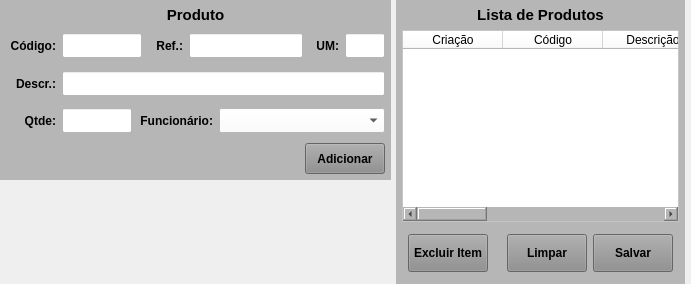
     <widget class="QWidget" name="widget_2" native="true">
      <property name="styleSheet">
       <string notr="true"/>
      </property>
      <layout class="QHBoxLayout" name="horizontalLayout_3">
       <property name="spacing">
        <number>5</number>
       </property>
       <property name="leftMargin">
        <number>0</number>
       </property>
       <property name="topMargin">
        <number>0</number>
       </property>
       <property name="rightMargin">
        <number>0</number>
       </property>
       <property name="bottomMargin">
        <number>0</number>
       </property>
       <item>
        <widget class="QWidget" name="widget_4" native="true">
         <property name="minimumSize">
          <size>
           <width>391</width>
           <height>0</height>
          </size>
         </property>
         <property name="maximumSize">
          <size>
           <width>391</width>
           <height>16777215</height>
          </size>
         </property>
         <property name="styleSheet">
          <string notr="true"/>
         </property>
         <layout class="QVBoxLayout" name="verticalLayout_2">
          <property name="spacing">
           <number>6</number>
          </property>
          <property name="leftMargin">
           <number>0</number>
          </property>
          <property name="topMargin">
           <number>0</number>
          </property>
          <property name="rightMargin">
           <number>0</number>
          </property>
          <property name="bottomMargin">
           <number>0</number>
          </property>
          <item>
           <widget class="QWidget" name="widget_6" native="true">
            <property name="minimumSize">
             <size>
              <width>0</width>
              <height>180</height>
             </size>
            </property>
            <property name="maximumSize">
             <size>
              <width>16777215</width>
              <height>180</height>
             </size>
            </property>
            <property name="styleSheet">
             <string notr="true">background-color: rgb(182, 182, 182);</string>
            </property>
            <layout class="QVBoxLayout" name="verticalLayout_3">
             <property name="leftMargin">
              <number>6</number>
             </property>
             <property name="topMargin">
              <number>6</number>
             </property>
             <property name="rightMargin">
              <number>6</number>
             </property>
             <property name="bottomMargin">
              <number>6</number>
             </property>
             <item>
              <widget class="QLabel" name="label_2">
               <property name="minimumSize">
                <size>
                 <width>0</width>
                 <height>18</height>
                </size>
               </property>
               <property name="maximumSize">
                <size>
                 <width>16777215</width>
                 <height>18</height>
                </size>
               </property>
               <property name="font">
                <font>
                 <pointsize>11</pointsize>
                 <weight>75</weight>
                 <bold>true</bold>
                </font>
               </property>
               <property name="text">
                <string>Produto</string>
               </property>
               <property name="alignment">
                <set>Qt::AlignCenter</set>
               </property>
              </widget>
             </item>
             <item>
              <widget class="QWidget" name="widget_10" native="true">
               <property name="minimumSize">
                <size>
                 <width>0</width>
                 <height>25</height>
                </size>
               </property>
               <layout class="QHBoxLayout" name="horizontalLayout_6">
                <property name="leftMargin">
                 <number>0</number>
                </property>
                <property name="topMargin">
                 <number>0</number>
                </property>
                <property name="rightMargin">
                 <number>0</number>
                </property>
                <property name="bottomMargin">
                 <number>0</number>
                </property>
                <item>
                 <widget class="QLabel" name="label_57">
                  <property name="minimumSize">
                   <size>
                    <width>50</width>
                    <height>0</height>
                   </size>
                  </property>
                  <property name="maximumSize">
                   <size>
                    <width>50</width>
                    <height>16777215</height>
                   </size>
                  </property>
                  <property name="font">
                   <font>
                    <pointsize>9</pointsize>
                    <weight>75</weight>
                    <bold>true</bold>
                   </font>
                  </property>
                  <property name="text">
                   <string>Código:</string>
                  </property>
                  <property name="alignment">
                   <set>Qt::AlignRight|Qt::AlignTrailing|Qt::AlignVCenter</set>
                  </property>
                 </widget>
                </item>
                <item>
                 <widget class="QLineEdit" name="line_Codigo">
                  <property name="sizePolicy">
                   <sizepolicy hsizetype="Preferred" vsizetype="Preferred">
                    <horstretch>0</horstretch>
                    <verstretch>0</verstretch>
                   </sizepolicy>
                  </property>
                  <property name="minimumSize">
                   <size>
                    <width>50</width>
                    <height>25</height>
                   </size>
                  </property>
                  <property name="maximumSize">
                   <size>
                    <width>80</width>
                    <height>25</height>
                   </size>
                  </property>
                  <property name="font">
                   <font>
                    <pointsize>9</pointsize>
                   </font>
                  </property>
                  <property name="styleSheet">
                   <string notr="true">background-color: rgb(255, 255, 255);</string>
                  </property>
                  <property name="alignment">
                   <set>Qt::AlignCenter</set>
                  </property>
                 </widget>
                </item>
                <item>
                 <widget class="QLabel" name="label_58">
                  <property name="minimumSize">
                   <size>
                    <width>0</width>
                    <height>0</height>
                   </size>
                  </property>
                  <property name="maximumSize">
                   <size>
                    <width>35</width>
                    <height>16777215</height>
                   </size>
                  </property>
                  <property name="font">
                   <font>
                    <pointsize>9</pointsize>
                    <weight>75</weight>
                    <bold>true</bold>
                   </font>
                  </property>
                  <property name="text">
                   <string>Ref.:</string>
                  </property>
                  <property name="alignment">
                   <set>Qt::AlignRight|Qt::AlignTrailing|Qt::AlignVCenter</set>
                  </property>
                 </widget>
                </item>
                <item>
                 <widget class="QLineEdit" name="line_Referencia">
                  <property name="sizePolicy">
                   <sizepolicy hsizetype="Preferred" vsizetype="Preferred">
                    <horstretch>0</horstretch>
                    <verstretch>0</verstretch>
                   </sizepolicy>
                  </property>
                  <property name="minimumSize">
                   <size>
                    <width>0</width>
                    <height>25</height>
                   </size>
                  </property>
                  <property name="maximumSize">
                   <size>
                    <width>16777215</width>
                    <height>25</height>
                   </size>
                  </property>
                  <property name="font">
                   <font>
                    <pointsize>9</pointsize>
                   </font>
                  </property>
                  <property name="cursor">
                   <cursorShape>IBeamCursor</cursorShape>
                  </property>
                  <property name="styleSheet">
                   <string notr="true">background-color: rgb(255, 255, 255);</string>
                  </property>
                  <property name="inputMask">
                   <string/>
                  </property>
                  <property name="text">
                   <string/>
                  </property>
                  <property name="maxLength">
                   <number>20</number>
                  </property>
                  <property name="frame">
                   <bool>true</bool>
                  </property>
                  <property name="echoMode">
                   <enum>QLineEdit::Normal</enum>
                  </property>
                  <property name="alignment">
                   <set>Qt::AlignLeading|Qt::AlignLeft|Qt::AlignVCenter</set>
                  </property>
                 </widget>
                </item>
                <item>
                 <widget class="QLabel" name="label_23">
                  <property name="minimumSize">
                   <size>
                    <width>25</width>
                    <height>0</height>
                   </size>
                  </property>
                  <property name="maximumSize">
                   <size>
                    <width>30</width>
                    <height>16777215</height>
                   </size>
                  </property>
                  <property name="font">
                   <font>
                    <pointsize>9</pointsize>
                    <weight>75</weight>
                    <bold>true</bold>
                   </font>
                  </property>
                  <property name="text">
                   <string>UM:</string>
                  </property>
                  <property name="alignment">
                   <set>Qt::AlignRight|Qt::AlignTrailing|Qt::AlignVCenter</set>
                  </property>
                 </widget>
                </item>
                <item>
                 <widget class="QLineEdit" name="line_UM">
                  <property name="sizePolicy">
                   <sizepolicy hsizetype="Preferred" vsizetype="Preferred">
                    <horstretch>0</horstretch>
                    <verstretch>0</verstretch>
                   </sizepolicy>
                  </property>
                  <property name="minimumSize">
                   <size>
                    <width>40</width>
                    <height>25</height>
                   </size>
                  </property>
                  <property name="maximumSize">
                   <size>
                    <width>40</width>
                    <height>25</height>
                   </size>
                  </property>
                  <property name="font">
                   <font>
                    <pointsize>9</pointsize>
                   </font>
                  </property>
                  <property name="styleSheet">
                   <string notr="true">background-color: rgb(255, 255, 255);</string>
                  </property>
                  <property name="alignment">
                   <set>Qt::AlignCenter</set>
                  </property>
                 </widget>
                </item>
               </layout>
              </widget>
             </item>
             <item>
              <widget class="QWidget" name="widget_8" native="true">
               <property name="minimumSize">
                <size>
                 <width>0</width>
                 <height>25</height>
                </size>
               </property>
               <layout class="QHBoxLayout" name="horizontalLayout_4">
                <property name="leftMargin">
                 <number>0</number>
                </property>
                <property name="topMargin">
                 <number>0</number>
                </property>
                <property name="rightMargin">
                 <number>0</number>
                </property>
                <property name="bottomMargin">
                 <number>0</number>
                </property>
                <item>
                 <widget class="QLabel" name="label_59">
                  <property name="minimumSize">
                   <size>
                    <width>50</width>
                    <height>0</height>
                   </size>
                  </property>
                  <property name="maximumSize">
                   <size>
                    <width>50</width>
                    <height>16777215</height>
                   </size>
                  </property>
                  <property name="font">
                   <font>
                    <pointsize>9</pointsize>
                    <weight>75</weight>
                    <bold>true</bold>
                   </font>
                  </property>
                  <property name="text">
                   <string>Descr.:</string>
                  </property>
                  <property name="alignment">
                   <set>Qt::AlignRight|Qt::AlignTrailing|Qt::AlignVCenter</set>
                  </property>
                 </widget>
                </item>
                <item>
                 <widget class="QLineEdit" name="line_Descricao">
                  <property name="sizePolicy">
                   <sizepolicy hsizetype="Preferred" vsizetype="Preferred">
                    <horstretch>0</horstretch>
                    <verstretch>0</verstretch>
                   </sizepolicy>
                  </property>
                  <property name="minimumSize">
                   <size>
                    <width>0</width>
                    <height>25</height>
                   </size>
                  </property>
                  <property name="maximumSize">
                   <size>
                    <width>16777215</width>
                    <height>25</height>
                   </size>
                  </property>
                  <property name="font">
                   <font>
                    <pointsize>9</pointsize>
                   </font>
                  </property>
                  <property name="styleSheet">
                   <string notr="true">background-color: rgb(255, 255, 255);</string>
                  </property>
                  <property name="text">
                   <string/>
                  </property>
                  <property name="maxLength">
                   <number>45</number>
                  </property>
                  <property name="alignment">
                   <set>Qt::AlignLeading|Qt::AlignLeft|Qt::AlignVCenter</set>
                  </property>
                 </widget>
                </item>
               </layout>
              </widget>
             </item>
             <item>
              <widget class="QWidget" name="widget_18" native="true">
               <property name="minimumSize">
                <size>
                 <width>0</width>
                 <height>25</height>
                </size>
               </property>
               <layout class="QHBoxLayout" name="horizontalLayout_11">
                <property name="spacing">
                 <number>6</number>
                </property>
                <property name="leftMargin">
                 <number>0</number>
                </property>
                <property name="topMargin">
                 <number>0</number>
                </property>
                <property name="rightMargin">
                 <number>0</number>
                </property>
                <property name="bottomMargin">
                 <number>0</number>
                </property>
                <item>
                 <widget class="QLabel" name="label_33">
                  <property name="minimumSize">
                   <size>
                    <width>50</width>
                    <height>0</height>
                   </size>
                  </property>
                  <property name="maximumSize">
                   <size>
                    <width>50</width>
                    <height>16777215</height>
                   </size>
                  </property>
                  <property name="font">
                   <font>
                    <pointsize>9</pointsize>
                    <weight>75</weight>
                    <bold>true</bold>
                   </font>
                  </property>
                  <property name="text">
                   <string>Qtde:</string>
                  </property>
                  <property name="alignment">
                   <set>Qt::AlignRight|Qt::AlignTrailing|Qt::AlignVCenter</set>
                  </property>
                 </widget>
                </item>
                <item>
                 <widget class="QLineEdit" name="line_Qtde">
                  <property name="sizePolicy">
                   <sizepolicy hsizetype="Preferred" vsizetype="Preferred">
                    <horstretch>0</horstretch>
                    <verstretch>0</verstretch>
                   </sizepolicy>
                  </property>
                  <property name="minimumSize">
                   <size>
                    <width>70</width>
                    <height>25</height>
                   </size>
                  </property>
                  <property name="maximumSize">
                   <size>
                    <width>70</width>
                    <height>25</height>
                   </size>
                  </property>
                  <property name="font">
                   <font>
                    <pointsize>9</pointsize>
                   </font>
                  </property>
                  <property name="cursor">
                   <cursorShape>IBeamCursor</cursorShape>
                  </property>
                  <property name="styleSheet">
                   <string notr="true">background-color: rgb(255, 255, 255);</string>
                  </property>
                  <property name="inputMask">
                   <string/>
                  </property>
                  <property name="text">
                   <string/>
                  </property>
                  <property name="frame">
                   <bool>true</bool>
                  </property>
                  <property name="echoMode">
                   <enum>QLineEdit::Normal</enum>
                  </property>
                  <property name="alignment">
                   <set>Qt::AlignCenter</set>
                  </property>
                 </widget>
                </item>
                <item>
                 <widget class="QLabel" name="label_34">
                  <property name="minimumSize">
                   <size>
                    <width>75</width>
                    <height>0</height>
                   </size>
                  </property>
                  <property name="maximumSize">
                   <size>
                    <width>75</width>
                    <height>16777215</height>
                   </size>
                  </property>
                  <property name="font">
                   <font>
                    <pointsize>9</pointsize>
                    <weight>75</weight>
                    <bold>true</bold>
                   </font>
                  </property>
                  <property name="text">
                   <string>Funcionário:</string>
                  </property>
                  <property name="alignment">
                   <set>Qt::AlignRight|Qt::AlignTrailing|Qt::AlignVCenter</set>
                  </property>
                 </widget>
                </item>
                <item>
                 <widget class="QComboBox" name="combo_Funcionario">
                  <property name="sizePolicy">
                   <sizepolicy hsizetype="Preferred" vsizetype="Preferred">
                    <horstretch>0</horstretch>
                    <verstretch>0</verstretch>
                   </sizepolicy>
                  </property>
                  <property name="minimumSize">
                   <size>
                    <width>0</width>
                    <height>25</height>
                   </size>
                  </property>
                  <property name="maximumSize">
                   <size>
                    <width>16777215</width>
                    <height>25</height>
                   </size>
                  </property>
                  <property name="font">
                   <font>
                    <pointsize>9</pointsize>
                   </font>
                  </property>
                  <property name="styleSheet">
                   <string notr="true">background-color: rgb(255, 255, 255);</string>
                  </property>
                  <item>
                   <property name="text">
                    <string/>
                   </property>
                  </item>
                 </widget>
                </item>
               </layout>
              </widget>
             </item>
             <item>
              <widget class="QWidget" name="widget_9" native="true">
               <layout class="QHBoxLayout" name="horizontalLayout_5">
                <property name="leftMargin">
                 <number>0</number>
                </property>
                <property name="topMargin">
                 <number>0</number>
                </property>
                <property name="rightMargin">
                 <number>0</number>
                </property>
                <property name="bottomMargin">
                 <number>0</number>
                </property>
                <item>
                 <widget class="QLabel" name="label_3">
                  <property name="text">
                   <string/>
                  </property>
                 </widget>
                </item>
                <item>
                 <widget class="QPushButton" name="btn_Adicionar">
                  <property name="sizePolicy">
                   <sizepolicy hsizetype="Fixed" vsizetype="Preferred">
                    <horstretch>0</horstretch>
                    <verstretch>0</verstretch>
                   </sizepolicy>
                  </property>
                  <property name="maximumSize">
                   <size>
                    <width>80</width>
                    <height>16777215</height>
                   </size>
                  </property>
                  <property name="font">
                   <font>
                    <pointsize>9</pointsize>
                    <weight>75</weight>
                    <bold>true</bold>
                   </font>
                  </property>
                  <property name="cursor">
                   <cursorShape>PointingHandCursor</cursorShape>
                  </property>
                  <property name="styleSheet">
                   <string notr="true">background-color: rgb(141, 141, 141);</string>
                  </property>
                  <property name="text">
                   <string>Adicionar</string>
                  </property>
                 </widget>
                </item>
               </layout>
              </widget>
             </item>
            </layout>
           </widget>
          </item>
          <item>
           <widget class="QWidget" name="widget_7" native="true"/>
          </item>
         </layout>
        </widget>
       </item>
       <item>
        <widget class="QWidget" name="widget_5" native="true">
         <property name="styleSheet">
          <string notr="true"/>
         </property>
         <layout class="QVBoxLayout" name="verticalLayout_5">
          <property name="leftMargin">
           <number>0</number>
          </property>
          <property name="topMargin">
           <number>0</number>
          </property>
          <property name="rightMargin">
           <number>6</number>
          </property>
          <property name="bottomMargin">
           <number>0</number>
          </property>
          <item>
           <widget class="QWidget" name="widget_11" native="true">
            <property name="styleSheet">
             <string notr="true">background-color: rgb(182, 182, 182);</string>
            </property>
            <layout class="QVBoxLayout" name="verticalLayout_4">
             <property name="leftMargin">
              <number>6</number>
             </property>
             <property name="topMargin">
              <number>6</number>
             </property>
             <property name="rightMargin">
              <number>6</number>
             </property>
             <property name="bottomMargin">
              <number>6</number>
             </property>
             <item>
              <widget class="QLabel" name="label_5">
               <property name="minimumSize">
                <size>
                 <width>0</width>
                 <height>18</height>
                </size>
               </property>
               <property name="maximumSize">
                <size>
                 <width>16777215</width>
                 <height>18</height>
                </size>
               </property>
               <property name="font">
                <font>
                 <pointsize>11</pointsize>
                 <weight>75</weight>
                 <bold>true</bold>
                </font>
               </property>
               <property name="text">
                <string>Lista de Produtos</string>
               </property>
               <property name="alignment">
                <set>Qt::AlignCenter</set>
               </property>
              </widget>
             </item>
             <item>
              <widget class="QTableWidget" name="table_Lista">
               <property name="sizePolicy">
                <sizepolicy hsizetype="Preferred" vsizetype="Preferred">
                 <horstretch>0</horstretch>
                 <verstretch>0</verstretch>
                </sizepolicy>
               </property>
               <property name="font">
                <font>
                 <pointsize>9</pointsize>
                </font>
               </property>
               <property name="styleSheet">
                <string notr="true">background-color: rgb(255, 255, 255);</string>
               </property>
               <attribute name="verticalHeaderDefaultSectionSize">
                <number>0</number>
               </attribute>
               <attribute name="verticalHeaderMinimumSectionSize">
                <number>0</number>
               </attribute>
               <column>
                <property name="text">
                 <string>Criação</string>
                </property>
               </column>
               <column>
                <property name="text">
                 <string>Código</string>
                </property>
               </column>
               <column>
                <property name="text">
                 <string>Descrição</string>
                </property>
               </column>
               <column>
                <property name="text">
                 <string>Referência</string>
                </property>
               </column>
               <column>
                <property name="text">
                 <string>UM</string>
                </property>
               </column>
               <column>
                <property name="text">
                 <string>Qtde</string>
                </property>
               </column>
               <column>
                <property name="text">
                 <string>Funcionário</string>
                </property>
               </column>
              </widget>
             </item>
             <item>
              <widget class="QWidget" name="widget_3" native="true">
               <property name="minimumSize">
                <size>
                 <width>0</width>
                 <height>50</height>
                </size>
               </property>
               <property name="maximumSize">
                <size>
                 <width>16777215</width>
                 <height>50</height>
                </size>
               </property>
               <property name="styleSheet">
                <string notr="true">background-color: rgb(182, 182, 182);</string>
               </property>
               <layout class="QHBoxLayout" name="horizontalLayout_2">
                <property name="spacing">
                 <number>6</number>
                </property>
                <property name="leftMargin">
                 <number>6</number>
                </property>
                <property name="topMargin">
                 <number>6</number>
                </property>
                <property name="rightMargin">
                 <number>6</number>
                </property>
                <property name="bottomMargin">
                 <number>6</number>
                </property>
                <item>
                 <widget class="QPushButton" name="btn_Excluir">
                  <property name="sizePolicy">
                   <sizepolicy hsizetype="Fixed" vsizetype="Preferred">
                    <horstretch>0</horstretch>
                    <verstretch>0</verstretch>
                   </sizepolicy>
                  </property>
                  <property name="maximumSize">
                   <size>
                    <width>80</width>
                    <height>16777215</height>
                   </size>
                  </property>
                  <property name="font">
                   <font>
                    <pointsize>9</pointsize>
                    <weight>75</weight>
                    <bold>true</bold>
                   </font>
                  </property>
                  <property name="cursor">
                   <cursorShape>PointingHandCursor</cursorShape>
                  </property>
                  <property name="layoutDirection">
                   <enum>Qt::LeftToRight</enum>
                  </property>
                  <property name="autoFillBackground">
                   <bool>false</bool>
                  </property>
                  <property name="styleSheet">
                   <string notr="true">background-color: rgb(141, 141, 141);</string>
                  </property>
                  <property name="text">
                   <string>Excluir Item</string>
                  </property>
                  <property name="checkable">
                   <bool>false</bool>
                  </property>
                  <property name="autoDefault">
                   <bool>false</bool>
                  </property>
                  <property name="default">
                   <bool>false</bool>
                  </property>
                  <property name="flat">
                   <bool>false</bool>
                  </property>
                 </widget>
                </item>
                <item>
                 <widget class="QLabel" name="label">
                  <property name="text">
                   <string/>
                  </property>
                 </widget>
                </item>
                <item>
                 <widget class="QPushButton" name="btn_Limpar">
                  <property name="sizePolicy">
                   <sizepolicy hsizetype="Fixed" vsizetype="Preferred">
                    <horstretch>0</horstretch>
                    <verstretch>0</verstretch>
                   </sizepolicy>
                  </property>
                  <property name="maximumSize">
                   <size>
                    <width>80</width>
                    <height>16777215</height>
                   </size>
                  </property>
                  <property name="font">
                   <font>
                    <pointsize>9</pointsize>
                    <weight>75</weight>
                    <bold>true</bold>
                   </font>
                  </property>
                  <property name="cursor">
                   <cursorShape>PointingHandCursor</cursorShape>
                  </property>
                  <property name="layoutDirection">
                   <enum>Qt::LeftToRight</enum>
                  </property>
                  <property name="autoFillBackground">
                   <bool>false</bool>
                  </property>
                  <property name="styleSheet">
                   <string notr="true">background-color: rgb(141, 141, 141);</string>
                  </property>
                  <property name="text">
                   <string>Limpar</string>
                  </property>
                  <property name="checkable">
                   <bool>false</bool>
                  </property>
                  <property name="autoDefault">
                   <bool>false</bool>
                  </property>
                  <property name="default">
                   <bool>false</bool>
                  </property>
                  <property name="flat">
                   <bool>false</bool>
                  </property>
                 </widget>
                </item>
                <item>
                 <widget class="QPushButton" name="btn_Salvar">
                  <property name="sizePolicy">
                   <sizepolicy hsizetype="Fixed" vsizetype="Preferred">
                    <horstretch>0</horstretch>
                    <verstretch>0</verstretch>
                   </sizepolicy>
                  </property>
                  <property name="maximumSize">
                   <size>
                    <width>80</width>
                    <height>16777215</height>
                   </size>
                  </property>
                  <property name="font">
                   <font>
                    <pointsize>9</pointsize>
                    <weight>75</weight>
                    <bold>true</bold>
                   </font>
                  </property>
                  <property name="cursor">
                   <cursorShape>PointingHandCursor</cursorShape>
                  </property>
                  <property name="styleSheet">
                   <string notr="true">background-color: rgb(141, 141, 141);</string>
                  </property>
                  <property name="text">
                   <string>Salvar</string>
                  </property>
                 </widget>
                </item>
               </layout>
              </widget>
             </item>
            </layout>
           </widget>
          </item>
         </layout>
        </widget>
       </item>
      </layout>
     </widget>
